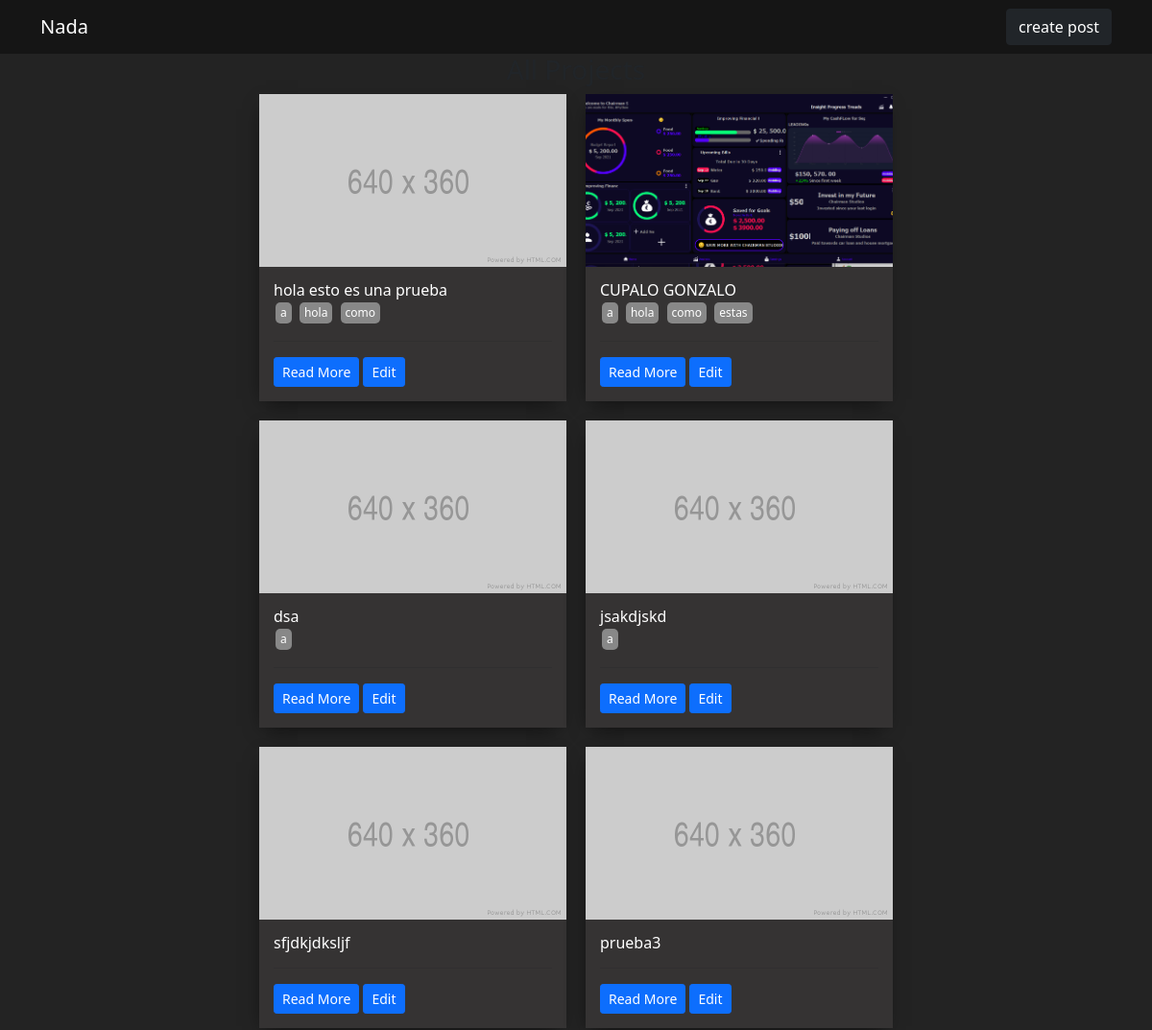
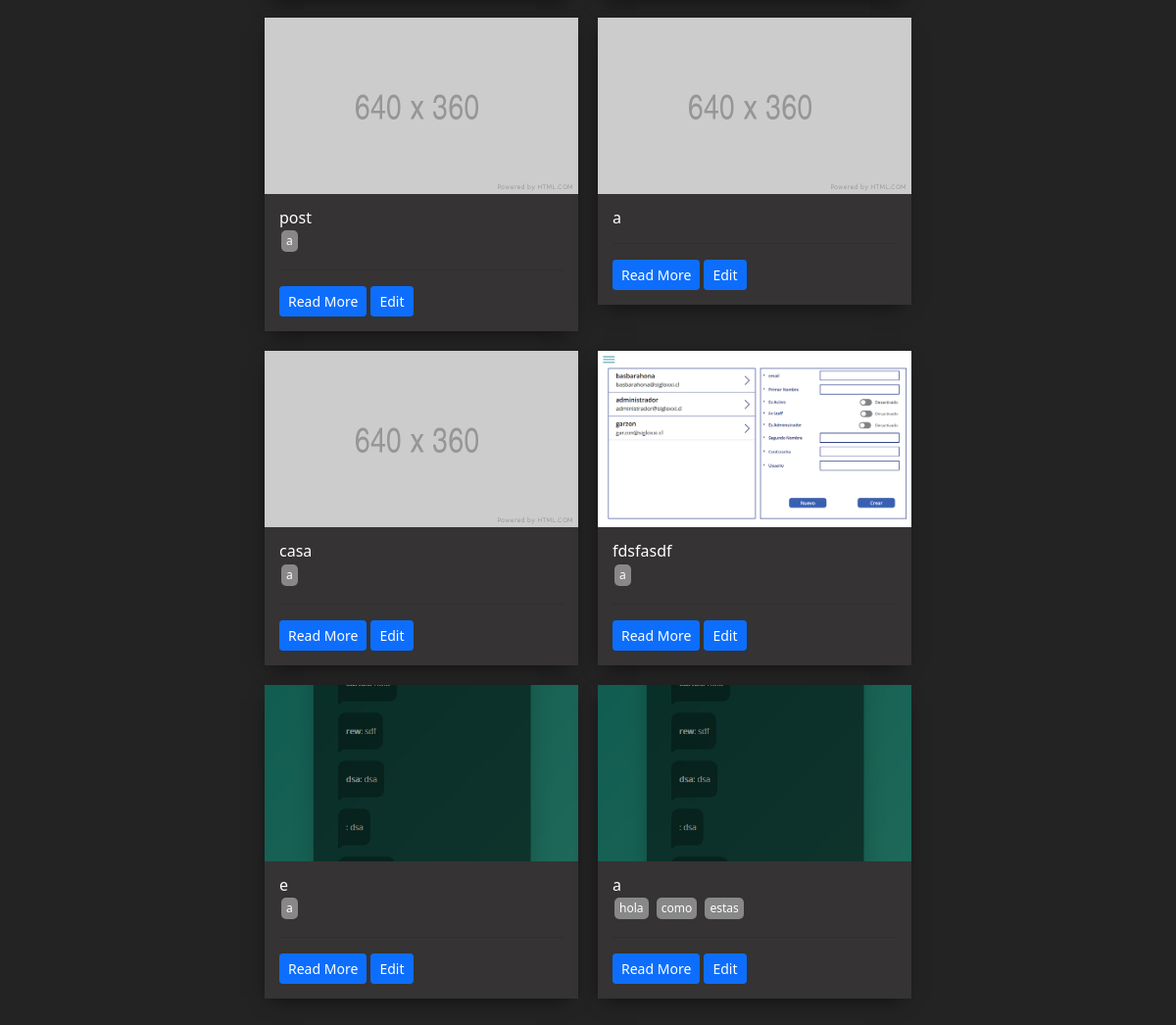
Before: / (signed in) with the older database file (2 pictures, top to bottom).
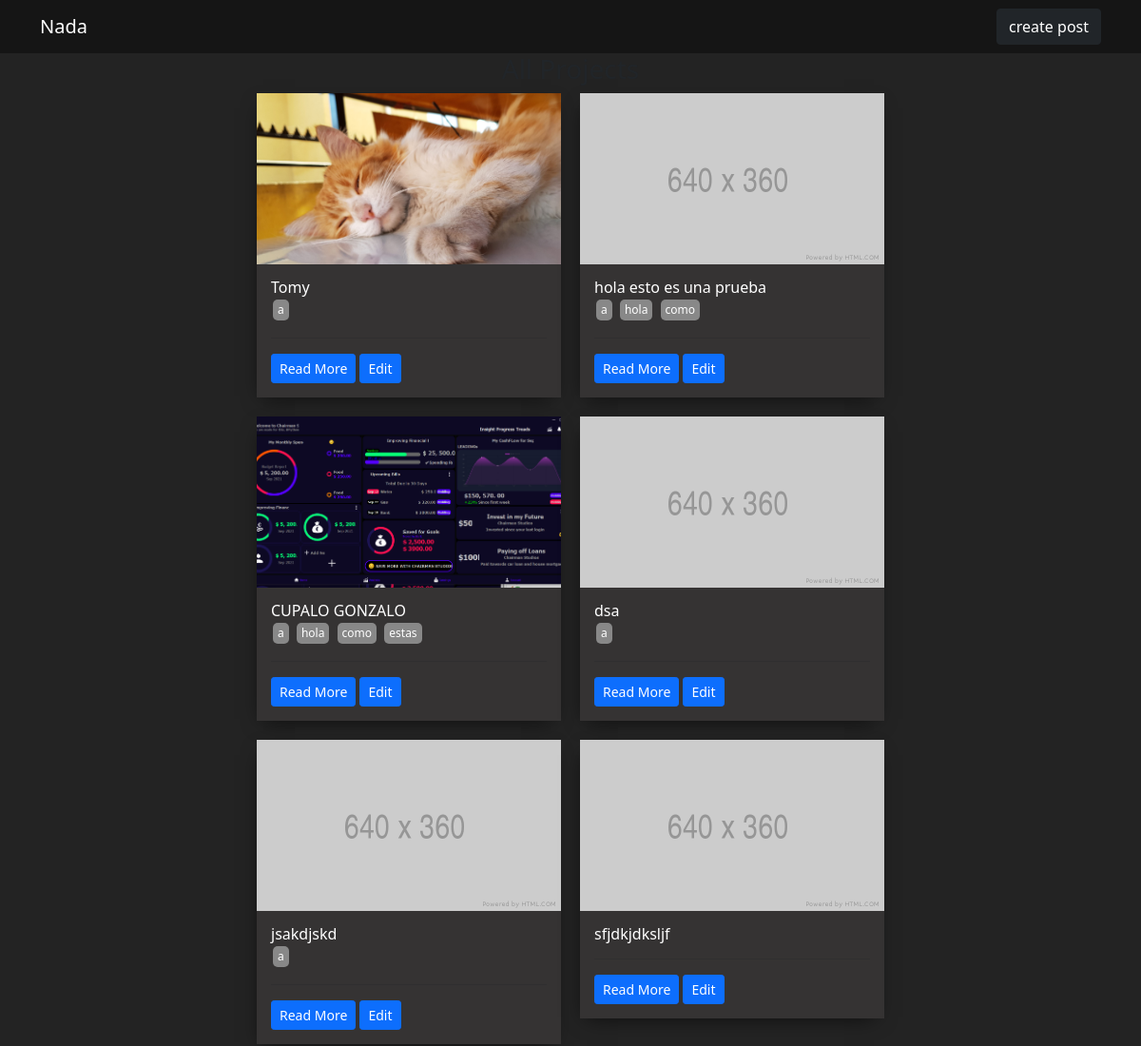
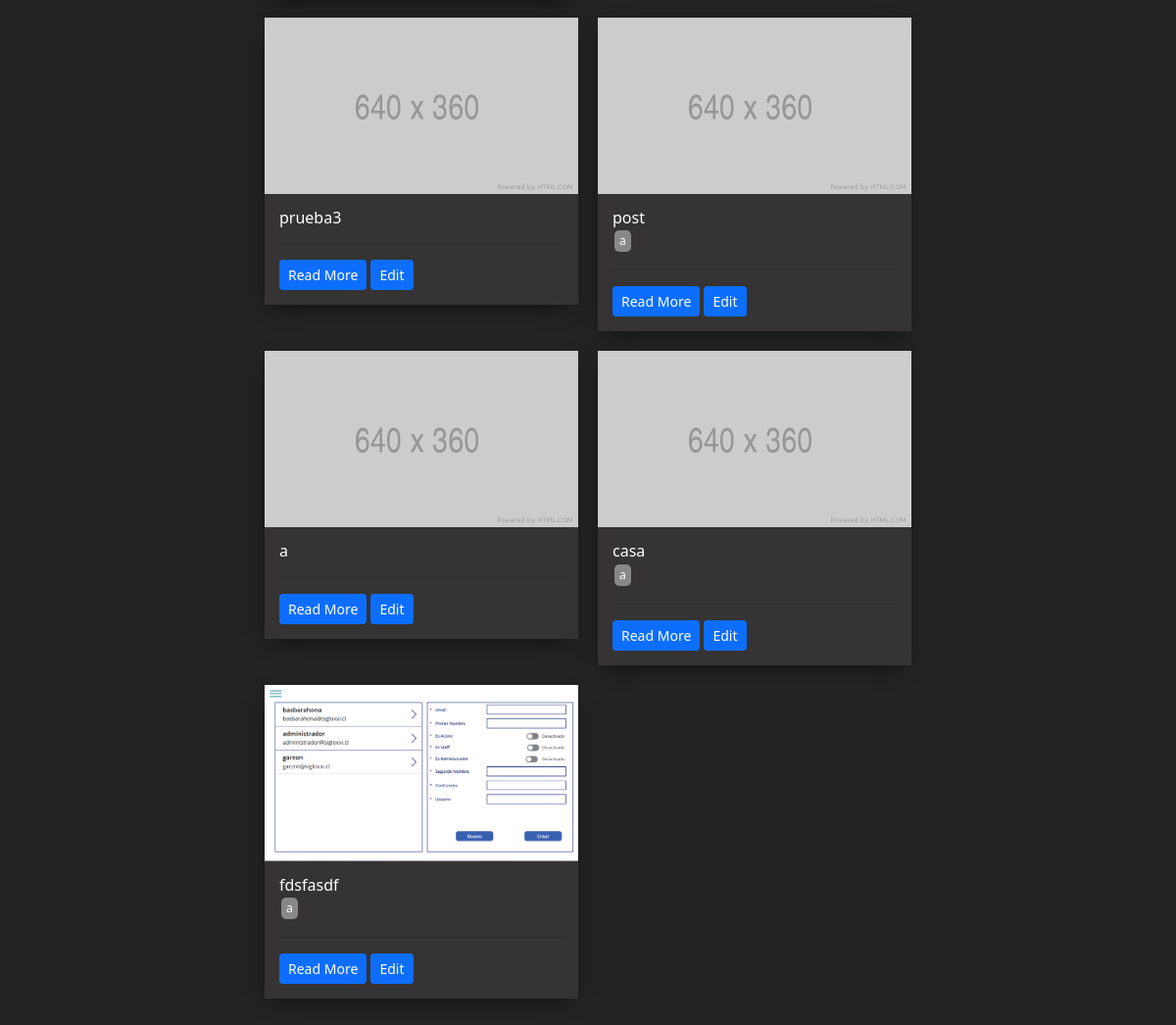
After: the same page with the newer database file (2 pictures, top to bottom).
### myapp/models.py (models this page shows, shortened)
class Post(models.Model):
    title = models.CharField(max_length=200)
    body = RichTextField(null=True, blank=True)
    image = models.ImageField(null=True, blank=True,
                              upload_to="post", default="placeholder.png")
    state = models.BooleanField('Active', default=False)
    tags = models.ManyToManyField(Tag, blank=True)
    id = models.UUIDField(default=uuid.uuid4, unique=True,
                          primary_key=True, editable=False)
    created_at = models.DateTimeField(auto_now_add=True)
    updated_at = models.DateTimeField(auto_now=True)
    qr_code = models.ImageField(
        upload_to='qr_codes/',
        null=True,
        blank=True,
        editable=False
    )
    class Meta:
        ordering = ['-created_at']

class Tag (models.Model):
    name = models.CharField(max_length=200)
    def __str__(self):
        return self.name

### myapp/views.py (the view)
# urls.py: path('', views.postList, name='postList'),
@login_required
def postList(request):
    posts = Post.objects.filter(state=True)
    form = PostForm()
    if request.method == 'POST':
        form = PostForm(request.POST, request.FILES)
        if form.is_valid():
            form.save()
        return redirect('/')
    context = {'form': form, 'posts': posts}
    return render(request, 'index.html', context)

### templates/index.html (shortened to what this page needs)
{% extends 'base.html' %}
{% load static %}
{% load crispy_forms_tags %}
{% block content %}
{% include 'navbar.html'%}
<section class="s1">
    <div class="main-container">
        <h3 style="text-align: center;">All Projects</h3>
        <div class="post-wrapper " >
            {% for post in posts %}
            <div>
                <div class="post" >
                    <img class="thumbnail" src="{{post.image.url}}">
                    <div class="post-preview">
                        <h6 class="post-title">{{post.title}}</h6>
                        {% for tag in post.tags.all %}
                        <span class="tag">{{tag}}</span>
                        {% endfor %}
                        <hr>
                        <a href="{%  url 'post' post.id %}"class="btn btn-sm btn-primary">Read More</a>
                        {% if user.is_superuser %}
                        <a class="btn btn-sm btn-primary" href="{% url 'editUrl' post.id %}">Edit</a>
                        {% endif %}
                    </div>
                </div>
            </div>
            {% endfor %}
        </div>
    </div>
</section>
{% endblock content %}

Changed rows visible on the page:
removed Post: image (picture), title "e", Tag (name "a")
removed Post: image (picture), title "a", Tag (name "hola"), Tag (name "como"), Tag (name "estas")
added Post: image (picture), title "Tomy", Tag (name "a")
